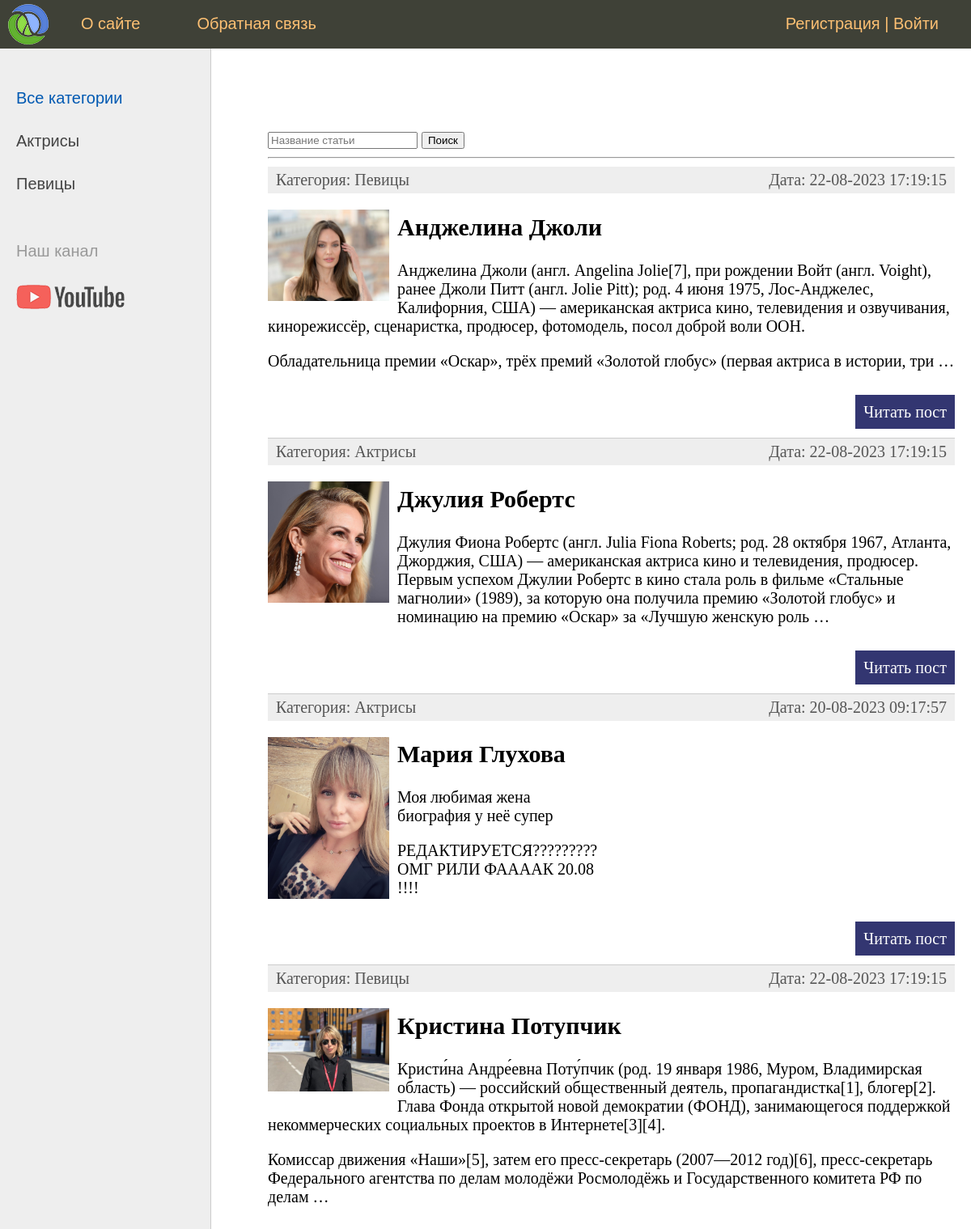
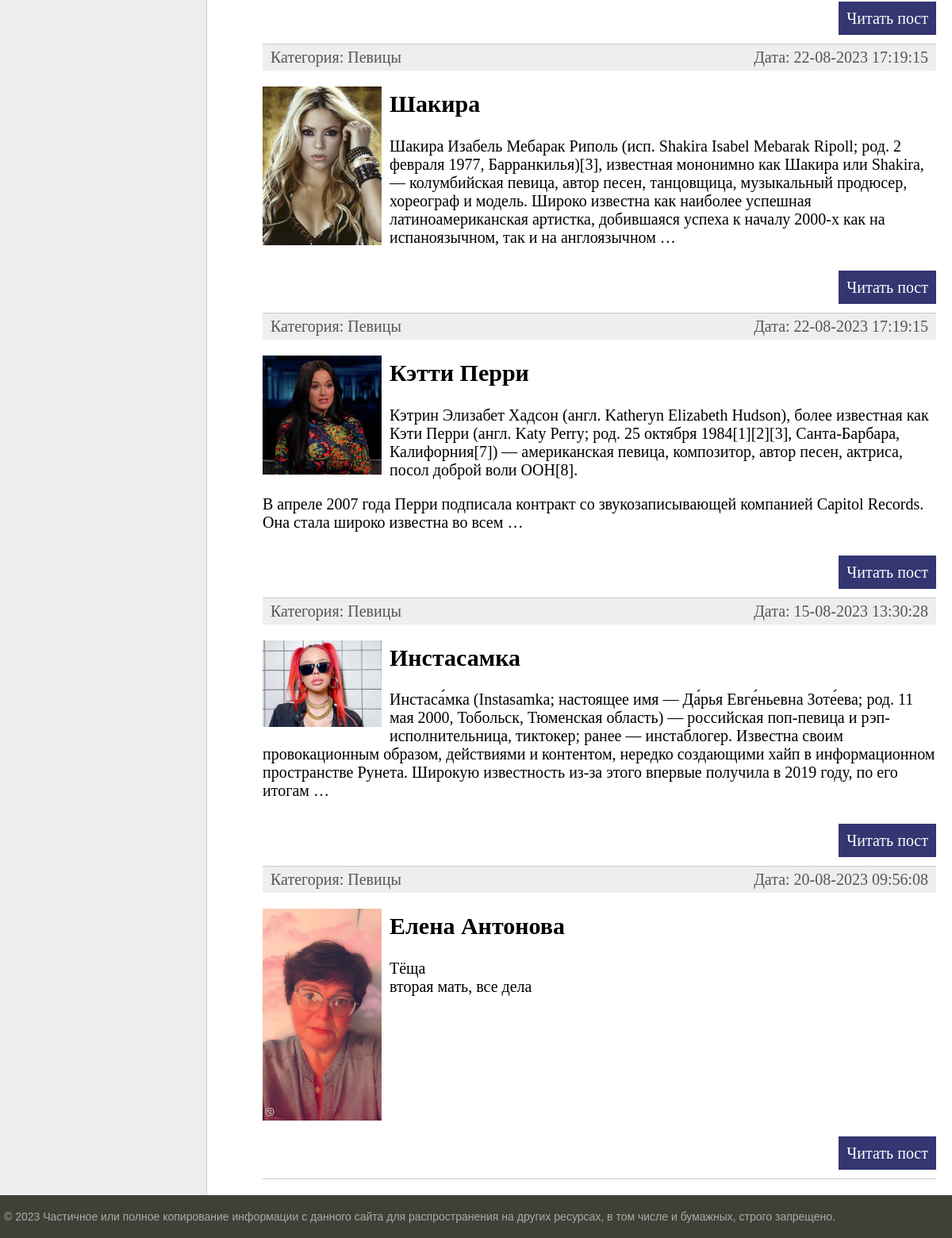
The page / on the database its author committed (2 pictures, top to bottom).
### women/models.py (models this page shows, shortened)
class Category(models.Model):
    name = models.CharField(max_length=100, db_index=True, verbose_name="Категория")
    slug = models.SlugField(max_length=255, unique=True, db_index=True, verbose_name="URL")
    def __str__(self):
        return self.name
    def get_absolute_url(self):
        return reverse('category', kwargs={'cat_slug': self.slug})
    class Meta:
        verbose_name = "Категории"
        verbose_name_plural = "Категории"
        ordering = ['id', 'name']

class Women(models.Model):
    title = models.CharField(max_length=255, verbose_name="Заголовок")
    slug = models.SlugField(max_length=255, unique=True, db_index=True, verbose_name="URL")
    content = models.TextField(blank=True, verbose_name="Текст статьи")
    photo = models.ImageField(upload_to="photos/%Y/%m/%d/", verbose_name="Фото")
    time_create = models.DateTimeField(auto_now_add=True, verbose_name="Время создания")
    time_update = models.DateTimeField(auto_now=True, verbose_name="Время изменения")
    is_published = models.BooleanField(default=True, verbose_name="Публикация")
    cat = models.ForeignKey('Category', on_delete=models.PROTECT, verbose_name="Категории")
    def get_absolute_url(self):
        return reverse('post', kwargs={'post_slug': self.slug})
    class Meta:
        verbose_name = "Известные женщины"
        verbose_name_plural = "Известные женщины"
        ordering = ['time_create', 'title']

### women/views.py (the view)
# urls.py: path('', IndexView.as_view(), name='home'),  # http://127.0.0.1:8000/women/
class IndexView(DataMixin, ListView):
    model = Women
    template_name = 'women/index.html'
    context_object_name = 'posts'
    def get_context_data(self, *, object_list=None, **kwargs):
        context = super().get_context_data(**kwargs)
        c_def = self.get_user_context(title="Главная страница")
        return dict(list(context.items()) + list(c_def.items()))
    def get_queryset(self):
        return Women.objects.filter(is_published=True).select_related('cat')

### women/utils.py (called while the page is built)
    def get_user_context(self, **kwargs):
        context = kwargs
        cats = cache.get('cats')
        if not cats:
            cats = Category.objects.annotate(Count('women'))
            cache.set('cats', cats, 60)
        user_menu = menu.copy()
        if not self.request.user.is_authenticated:
            user_menu.pop(1)
        context['menu'] = user_menu
        context['cats'] = cats
        if 'cat_selected' not in context:
            context['cat_selected'] = 0
        return context

### women/templates/women/index.html (shortened to what this page needs)
{% extends 'women/base.html' %}
{% block content %}
<form class="form-inline my-2 my-lg-0" action="{% url 'home' %}">
    <input class="form-control mr-sm-2" type="search" placeholder="Название статьи" aria-label="Search" name="q">
    <button class="btn btn-outline-success my-2 my-sm-0" type="submit">Поиск</button>
</form>
<hr>
<ul class="list-articles">
    {% for p in posts %}
    <li>
        <div class="article-panel">
            <p class="first">Категория: {{p.cat}}</p>
            <p class="last">Дата: {{p.time_update|date:"d-m-Y H:i:s"}}</p>
        </div>
        {% if p.photo %}
        <p><img class="img-article-left thumb" src="{{p.photo.url}}"></p>
        {% endif %}
        <h2>{{p.title}}</h2>
        {% autoescape on %}
        {{p.content|linebreaks|truncatewords:50}}
        {% endautoescape %}
        <p class="link-read-post"><a href="{{ p.get_absolute_url }}">Читать пост</a></p>
    </li>
    {% endfor %}
</ul>
{% endblock %}

### women/templates/women/base.html (shortened to what this page needs)
{% load static %}
{% load women_tags %}
<!DOCTYPE html>
<html>
<head>
    <link type="text/css" href="{% static 'women/css/styles.css' %}" rel="stylesheet"/>
</head>
<body>
<table class="table-page" border=0 cellpadding="0" cellspacing="0">
    <tr>
        <td valign=top>
            {% block mainmenu %}
            <div class="header">
                <ul id="mainmenu" class="mainmenu">
                    <li class="logo"><a href="{% url 'home' %}">
                        <div class="logo"></div>
                    </a></li>
                    {% for m in menu %}
                    <li><a href="{% url m.url_name %}">{{m.title}}</a></li>
                    {% endfor %}
                    {% if request.user.is_authenticated %}
                    <li class="last"> Добро пожаловать, "{{user.username}}" | <a href="{% url 'logout' %}">Выйти</a></li>
                    {% else %}
                    <li class="last"><a href="{% url 'register' %}">Регистрация</a> | <a
                            href="{% url 'login' %}">Войти</a></li>
                    {% endif %}
                </ul>
            </div>
            {% endblock mainmenu %}
            <table class="table-content" border=0 cellpadding="0" cellspacing="0">
                <tr>
                    <td valign="top" class="left-chapters">
                        <ul id="leftchapters">
                            {% if cat_selected == 0 %}
                            <li class="selected">Все категории</li>
                            {% else %}
                            <li><a href="{% url 'home' %}">Все категории</a></li>
                            {% endif %}
                            {% for c in cats %}
                            {% if c.women__count > 0 %}
                            {% if c.pk == cat_selected %}
                            <li class="selected">{{c.name}}</li>
                            {% else %}
                            <li><a href="{{ c.get_absolute_url }}">{{c.name}}</a></li>
                            {% endif %}
                            {% endif %}
                            {% endfor %}
                            <li class="share">
                                <p>Наш канал</p>
                                <a class="share-yt"
                                   href="https://www.youtube.com/channel/UClJzWfGWuGJL2t-3dYKcHTA/playlists"
                                   target="_blank" rel="nofollow"></a>
                            </li>
                        </ul>
                    </td>
                    <td valign="top" class="content">
                        <div class="content-text">
                            {% block content %}
                            {% endblock %}
                        </div>
                    </td>
                </tr>
            </table>
        </td>
    </tr>
    <tr>
        <td valign=top>
            <div id="footer">
                <p>&copy; 2023 Частичное или полное копирование информации с данного сайта для распространения
                    на других ресурсах, в том числе и бумажных, строго запрещено.</p>
            </div>
        </td>
    </tr>
</table>
</body>
</html>

### women/static/women/css/styles.css (style rules this page uses)
html, body { font-family: 'Arial'; margin: 0; padding: 0; height: 100%; width: 100%; color: #444; }
a { color: #0059b2; text-decoration: none; }
img { max-width: 600px; height: auto; }
img.img-article-left { max-width: 300px; height: auto; float: left; padding: 0 10px 10px 0; }
img.img-article-left.thumb { max-width: 150px; height: auto; }
p.link-read-post { text-align: right; }
p.link-read-post a { padding: 10px; min-width: 100px; background: #333671; color: #fff; text-decoration: none; }
div.article-panel { background: #eee; padding: 5px 10px 5px 10px; box-sizing: border-box; overflow: hidden; color: #555; }
div.article-panel p.first { margin: 0; float: left; }
div.article-panel p.last { margin: 0; float: right; }
ul.list-articles { list-style: none; margin: 0; padding: 0; }
ul.list-articles li { border-bottom: 1px solid #ccc; }
.table-page { width: 100%; height: 100%; vertical-align: top; }
.table-page tr { height: 100%; }
.header { background: #3F4137; height: 60px; }
.logo { background: url('../images/logo.png') no-repeat 10px 5px; width: 70px; height: 60px; }
ul.mainmenu { list-style: none; margin: 0; padding: 0; height: 60px; color: #fdc073; font-size: 20px; overflow: hidden; }
ul.mainmenu li { float: left; margin: 18px 40px 0 30px; }
ul.mainmenu li.logo { margin: 0; }
ul.mainmenu li.last { float: right; }
ul.mainmenu li a { color: #fdc073; text-decoration: none; }
.table-content { width: 100%; min-height: 100%; height: 100%; }
.left-chapters { margin: 0; background: #eee; border-right: 1px solid #ccc; min-height: 100%; }
.left-chapters ul { width: 230px; min-height: 100%; margin: 0; padding: 20px 10px 10px 20px; list-style: none; font-size: 20px; }
.left-chapters ul li { margin: 30px 0 0 0; color: #999; }
.left-chapters ul li.selected { color: #0059b2; }
.left-chapters ul li a { color: #444; text-decoration: none; }
.left-chapters ul li.share { margin: 60px 0 0 0; }
.left-chapters ul li.share p { margin: 30px 0 30px 0; }
.left-chapters ul li.share a { display: inline-block; width: 40px; height: 40px; margin: 0 20px 0 0; }
.left-chapters ul li.share a.share-yt { width: 100%; height: 30px; background: url('../images/share_yt.png') no-repeat 0 0 }
.content { padding: 40px 20px 20px 40px; width: 100%; box-sizing: border-box; }
.content-text { margin: 60px 0 0 30px; color: #000; font-size: 20px; font-family: Yandex Sans Display Light; }
#footer { box-sizing: border-box; background: #3F4137; padding: 5px; color: #aaa; font-size: 14px; font-family: Verdana, Geneva, Arial, Helvetica; text-align: left; overflow: hidden; }

### rows shown on the page
Category: name "Актрисы"
Category: name "Певицы"
Women: cat "Певицы", time_update "22-08-2023 17:19:15", photo (picture), title "Анджелина Джоли", content "Анджелина Джоли (англ. Angelina Jolie[7], при рождении Войт (англ. Voight), ранее Джоли Питт (англ. Jolie Pitt); род. 4 июня 1975, Лос-Анджелес, Калифорния, США) — американская актриса кино, телевидения и озвучивания, кинорежиссёр, сценаристка, продюсер, фотомодель, посол доброй воли ООН. Обладательница премии «Оскар», трёх премий «Золотой глобус» (первая актриса в истории, три …"
Women: cat "Актрисы", time_update "22-08-2023 17:19:15", photo (picture), title "Джулия Робертс", content "Джулия Фиона Робертс (англ. Julia Fiona Roberts; род. 28 октября 1967, Атланта, Джорджия, США) — американская актриса кино и телевидения, продюсер. Первым успехом Джулии Робертс в кино стала роль в фильме «Стальные магнолии» (1989), за которую она получила премию «Золотой глобус» и номинацию на премию «Оскар» за «Лучшую женскую роль …"
Women: cat "Актрисы", time_update "20-08-2023 09:17:57", photo (picture), title "Мария Глухова", content "Моя любимая жена биография у неё супер РЕДАКТИРУЕТСЯ????????? ОМГ РИЛИ ФААААК 20.08 !!!!"
Women: cat "Певицы", time_update "22-08-2023 17:19:15", photo (picture), title "Кристина Потупчик", content "Кристи́на Андре́евна Поту́пчик (род. 19 января 1986, Муром, Владимирская область) — российский общественный деятель, пропагандистка[1], блогер[2]. Глава Фонда открытой новой демократии (ФОНД), занимающегося поддержкой некоммерческих социальных проектов в Интернете[3][4]. Комиссар движения «Наши»[5], затем его пресс-секретарь (2007—2012 год)[6], пресс-секретарь Федерального агентства по делам молодёжи Росмолодёжь и Государственного комитета РФ по делам …"
Women: cat "Певицы", time_update "22-08-2023 17:19:15", photo (picture), title "Шакира", content "Шакира Изабель Мебарак Риполь (исп. Shakira Isabel Mebarak Ripoll; род. 2 февраля 1977, Барранкилья)[3], известная мононимно как Шакира или Shakira, — колумбийская певица, автор песен, танцовщица, музыкальный продюсер, хореограф и модель. Широко известна как наиболее успешная латиноамериканская артистка, добившаяся успеха к началу 2000-х как на испаноязычном, так и на англоязычном …"
Women: cat "Певицы", time_update "22-08-2023 17:19:15", photo (picture), title "Кэтти Перри", content "Кэтрин Элизабет Хадсон (англ. Katheryn Elizabeth Hudson), более известная как Кэти Перри (англ. Katy Perry; род. 25 октября 1984[1][2][3], Санта-Барбара, Калифорния[7]) — американская певица, композитор, автор песен, актриса, посол доброй воли ООН[8]. В апреле 2007 года Перри подписала контракт со звукозаписывающей компанией Capitol Records. Она стала широко известна во всем …"
Women: cat "Певицы", time_update "15-08-2023 13:30:28", photo (picture), title "Инстасамка", content "Инстаса́мка (Instasamka; настоящее имя — Да́рья Евге́ньевна Зоте́ева; род. 11 мая 2000, Тобольск, Тюменская область) — российская поп-певица и рэп-исполнительница, тиктокер; ранее — инстаблогер. Известна своим провокационным образом, действиями и контентом, нередко создающими хайп в информационном пространстве Рунета. Широкую известность из-за этого впервые получила в 2019 году, по его итогам …"
Women: cat "Певицы", time_update "20-08-2023 09:56:08", photo (picture), title "Елена Антонова", content "Тёща вторая мать, все дела"

### other values the page prints
{{ m.title }} "О сайте" "Обратная связь"
